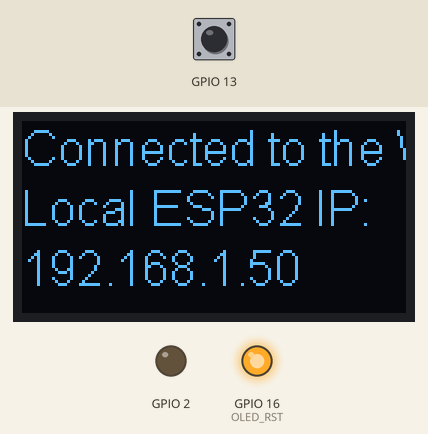
Simulated run of this sketch. Board: ESP32. On the bench: 128×64 one-colour display, output pins drawn as LEDs (lit = HIGH). The inputs (shaded band) are chosen by the test bench; at power-on: GPIO 13 HIGH. WiFi joins after 1.5 s; servers stay silent unless stated; what the sketch prints to the serial monitor is not drawn.

Above: at 3.7 s.
At 10.8 s:
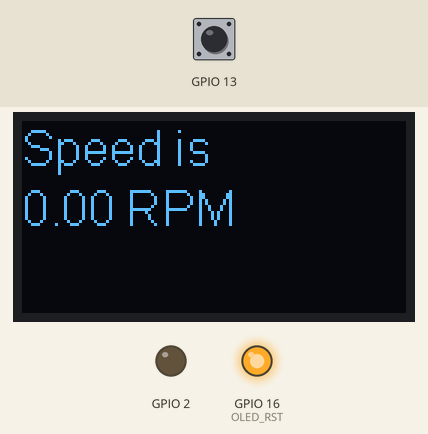
10.9 s: GPIO 13 pulled LOW for 0.15 s
14.0 s: GPIO 13 pulled LOW for 1 s
At 15.4 s:
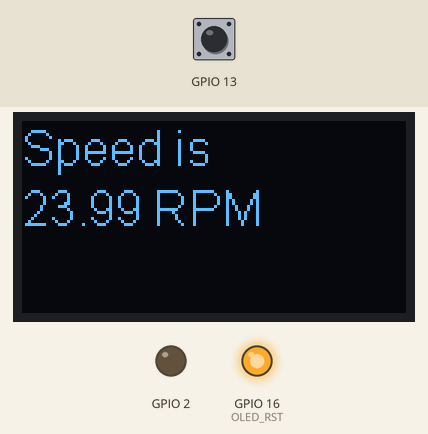
Timing chart, 0 to 17.0 s (numbered marks = the images above; inputs shaded):
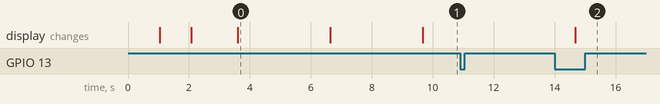

The sketch:

ESP32_individual_board.ino
```cpp
#include "SSD1306Wire.h"
#include <WiFi.h>
#include "ESPAsyncWebServer.h"

//OLED related variables
#define OLED_ADDR   0x3c
#define OLED_SDA    21//4     //TTGO board without SD Card has OLED SDA connected to pin 4 of ESP32
#define OLED_SCL    22//15    //TTGO board without SD Card has OLED SCL connected to pin 15 of ESP32
#define OLED_RST    16        //Optional, TTGO board contains OLED_RST connected to pin 16 of ESP32
#define SAMPLE_TIME 5000

//WiFi related stuff
const char* ssid = "Pixelblaze";
const char* password = "123456789";
//192.168.1.34
IPAddress local_IP(192, 168, 4, 4);
IPAddress gateway(192, 168, 4, 1);
IPAddress subnet(255, 255, 255, 0);
// #define SERVER_PORT 4080
// byte mac[] = {0x00, 0xAA, 0xBB, 0xCC, 0xDE, 0x02};

SSD1306Wire  display(OLED_ADDR, OLED_SDA, OLED_SCL);
int counter = 0;

// Create AsyncWebServer object on port 80
AsyncWebServer server(80);


struct Hall {
  const uint8_t PIN;
  uint32_t numberKeyPresses;
  bool pressed;
};

struct LED {
  const uint8_t PIN;
  bool state;
};

Hall hall1 = {13, 0, false};
LED LEDBuiltin = {2, false};

//variables to keep track of the timing of recent interrupts
unsigned long hall_time = 0;
unsigned long last_hall_time = 0;


bool edge1 = true;
bool edge2 = true;
unsigned long LastTimeStamp = millis();
float current_speed = 0.0;
uint32_t last_key_pressed = 0;

bool report = false;

void IRAM_ATTR isr() {
  hall_time = millis();


  if (hall_time - last_hall_time > 1000){ //debouce logic (only looking at input that happens every X millis())
    bool edge = digitalRead(hall1.PIN); // true = rising, false = falling

    if (edge){ // if ISR triggered on rising edge
      hall1.numberKeyPresses++;
      hall1.pressed = true;
      digitalWrite(LEDBuiltin.PIN,HIGH);
      LEDBuiltin.state = true;
      Serial.printf("Rising");

    } else{ // if ISR triggered on falling edge
      hall1.pressed = false;
      digitalWrite(LEDBuiltin.PIN,LOW);
      LEDBuiltin.state = false;
      last_hall_time = hall_time;
      report = true;
      Serial.printf("Falling \n");
    }
  }
}

void initOLED() {
   pinMode(OLED_RST, OUTPUT);
   //Give a low to high pulse to the OLED display to reset it
   //This is optional and not required for OLED modules not containing a reset pin
   digitalWrite(OLED_RST, LOW);
   delay(20);
   digitalWrite(OLED_RST, HIGH);
}
void showOLEDMessage(String line1, String line2, String line3) {
   display.init();                        // clears screen
   display.setFont(ArialMT_Plain_16);
   display.drawString(0, 0, line1);       //  adds to buffer
   display.drawString(0, 20, line2);
   display.drawString(0, 40, line3);
   display.display();                     // displays content in buffer
}


String readSpeed() {
  return String(current_speed);
  //return String(1.8 * bme.readTemperature() + 32);
}

void setup() {
  initOLED();
  Serial.begin(115200);
  delay(1000);
  Serial.print("Board loading...");
  showOLEDMessage("Board loading...","","");
  delay(1000);
   // Configures static IP address
  if (!WiFi.config(local_IP, gateway, subnet /*, primaryDNS, secondaryDNS*/)) {
    Serial.println("STA Failed to configure");
  }


  //Connecting to WiFI
  //WiFi.mode(WIFI_STA); //Optional
  WiFi.begin(ssid, password);
  Serial.println("\nConnecting");
  showOLEDMessage("Wifi is connecting...","","");

  while(WiFi.status() != WL_CONNECTED){
    Serial.print(".");
    delay(100);
    }
  Serial.println("\nConnected to the WiFi network");
  Serial.print("Local ESP32 IP: ");
  Serial.println(WiFi.localIP());
  showOLEDMessage("Connected to the WiFi network","Local ESP32 IP:",WiFi.localIP().toString());
  delay(3000);
  pinMode(hall1.PIN, INPUT_PULLUP);
  // attachInterrupt(hall1.PIN, isr, CHANGE);
  pinMode(LEDBuiltin.PIN, OUTPUT);

  Serial.printf("Setup Complete. Counting...");
  //showOLEDMessage("Setup Complete.\nCounting... ","","");


  server.on("/speed", HTTP_GET, [](AsyncWebServerRequest *request){
    request->send_P(200, "text/plain", readSpeed().c_str());
  });

  // Start server
  server.begin();
  showOLEDMessage("Web server started... ","Setup Complete...","");
  delay(3000);
}


void check_speed()
    {
      if( millis() - LastTimeStamp > SAMPLE_TIME)
        {
          //clculate RPM. Good speed is ~100 RPM
          current_speed = 0.0;
          float num_pressed =  float(hall1.numberKeyPresses - last_key_pressed);
          int time_passed = (millis() - LastTimeStamp); //TIme Passed in milliseconds

          current_speed = num_pressed / time_passed * 60000; // speed in RPM
          LastTimeStamp = millis();
          Serial.printf("Num pressed %f \n", num_pressed);
          Serial.printf("Time passed %d \n", time_passed);
          Serial.printf("Current speed is %f RPM \n", current_speed);
          showOLEDMessage("Speed is",String(current_speed) + " RPM","");
          last_key_pressed = hall1.numberKeyPresses;
        }

      }

void loop() {
/*  if (report) {
    Serial.printf("Hall sensor has been triggered %u times\n", hall1.numberKeyPresses);
    showOLEDMessage("Hall count:",String(hall1.numberKeyPresses),"");
    report = false;
  }
*/

    delay(10);
    bool edge2 = digitalRead(hall1.PIN); // true = rising, false = falling
    if(edge2 != edge1)
        {
        edge1 = edge2;
        if(!edge1)
            {
            hall1.numberKeyPresses++;
            //showOLEDMessage("Hall count:",String(hall1.numberKeyPresses),"");
            Serial.printf("Hall sensor has been triggered %u times\n", hall1.numberKeyPresses);

            //Serial.printf("Current time in millis %u \n", millis());
            }

        }

    check_speed();
    //Serial.printf("Current speed is %f RPM \n", current_speed);


    //Serial.printf("Hall sensor read is %u \n", edge2);


}
```

Measured:
- after the input at 10.9 s, every drawn part: stays the same
- after the input at 14.0 s, the display: changes after 0.68 s (image 2)
- what the display in image 0 shows lasts 3.0 s, from 3.6 s to 6.6 s
